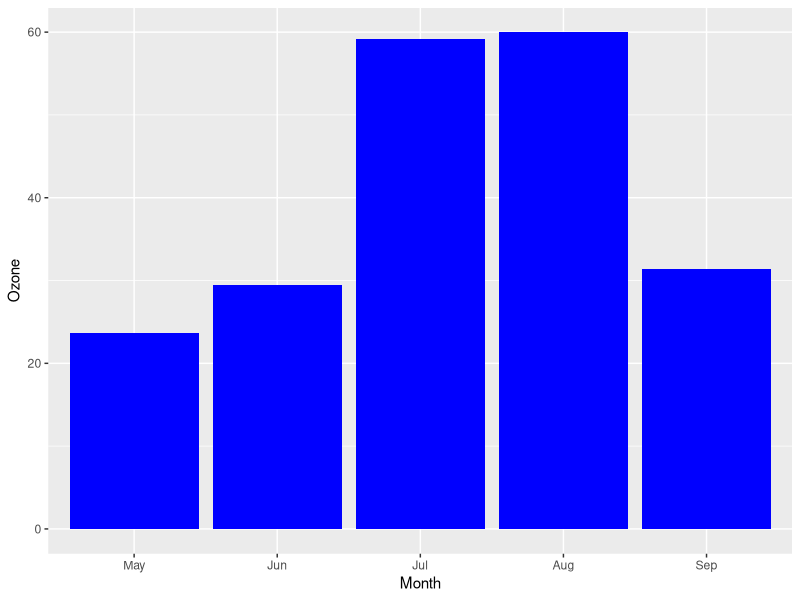

Reproduce this figure in R.
#Visualize ozone concentration in air using barplot.
library(ggplot2)
airquality$Month <- factor(airquality$Month, levels = 5:9, labels = month.abb[5:9])
avg_ozone <- aggregate(Ozone ~ Month, data = airquality, FUN = mean, na.rm = TRUE)
p <- ggplot(avg_ozone, aes(x = Month, y = Ozone)) +
  geom_bar(stat = "identity", fill = "blue")
print(p)